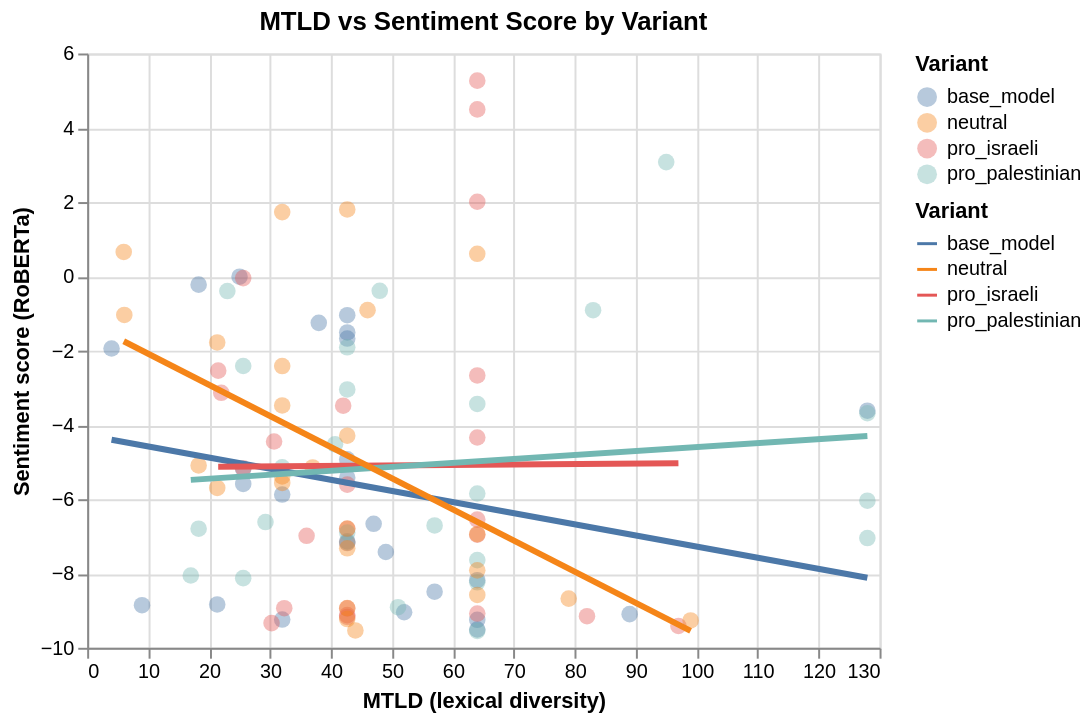

Here is the notebook cell this chart was saved with:
### Code cell
mtld_sent_scatter = (
    alt.Chart(df_alt)
    .mark_circle(opacity=0.4, size=70)
    .encode(
        x=alt.X("mtld:Q", title="MTLD (lexical diversity)"),
        y=alt.Y("sentiment_score:Q", title="Sentiment score (RoBERTa)"),
        color=alt.Color("variant:N", title="Variant"),
        tooltip=["variant", "mtld", "sentiment_score", "prompt_id"]
    )
    .properties(
        title="MTLD vs Sentiment Score by Variant",
        width=400,
        height=300
    )
)

mtld_sent_reg = (
    alt.Chart(df_alt)
    .transform_regression(
        "mtld", "sentiment_score", groupby=["variant"]
    )
    .mark_line(size=3)
    .encode(
        x="mtld:Q",
        y="sentiment_score:Q",
        color=alt.Color("variant:N", title="Variant")
    )
)

(mtld_sent_scatter + mtld_sent_reg).resolve_scale(color="independent")
